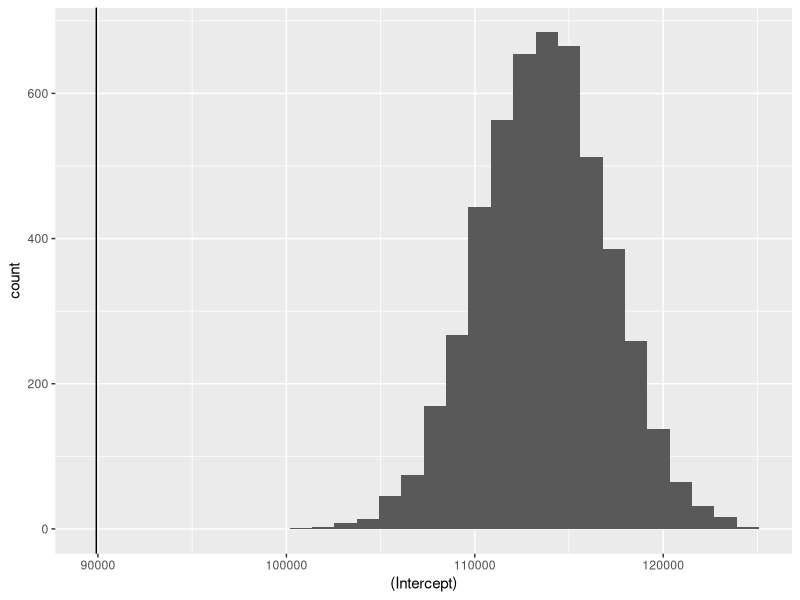
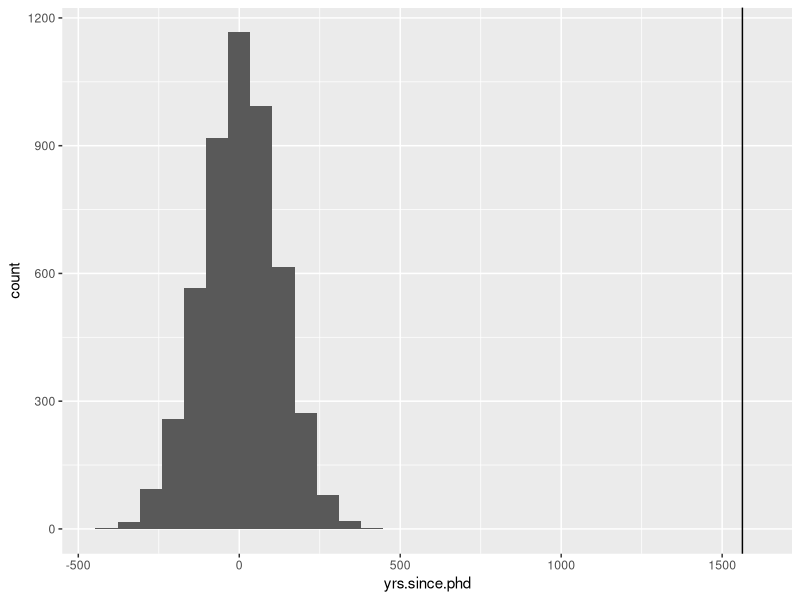
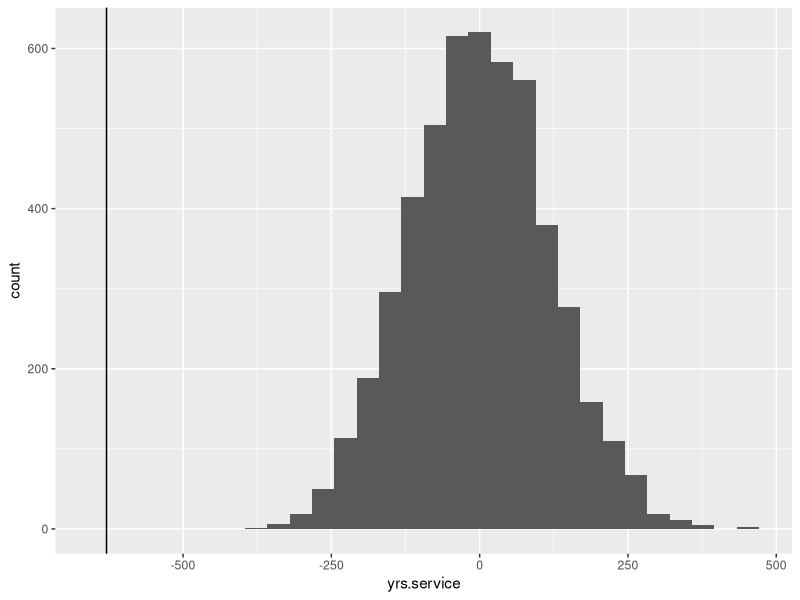

These figures' R source, in order: (Note: this script raises an error after producing the figures.)
## ---- chunk 1
library(tidyverse)
df <- carData::Salaries
## ---- chunk 2
#take a look at what predictors we have for this dataset
names(df)

#run linear model
model_est <- lm(salary ~ yrs.since.phd + yrs.service, df)

#extract coefficient for independent 
est_cof <- summary(model_est)$coefficients[,'Estimate']
est_cof

#number of permutation
n_permutation <- 5000

#empty dataframe to store coefficient
permutation_coef <- tibble(n_iter = NA,
                             .rows = n_permutation)
#for loop for permutation
for (i in 1:n_permutation) {
  #randomly sample without replacement for salary 
  idx_salary <- sample(1:nrow(df), nrow(df), replace = F)
  salary <- df$salary[idx_salary]
  
  #randomly sample without replacement for years since phd 
  idx_yrs.since.phd <- sample(1:nrow(df), nrow(df), replace = F)
  yrs.since.phd <- df$yrs.since.phd[idx_yrs.since.phd]
  
  #randomly sample without replacement for years service 
  idx_yrs.service <- sample(1:nrow(df), nrow(df), replace = F)
  yrs.service <- df$yrs.service[idx_yrs.service]
  
  #run linear model after every iteration
  model_permu <- lm(salary~yrs.since.phd+yrs.service)
  #extract coefficients 
  permu_cof <- summary(model_permu)$coefficients[,'Estimate']

  permutation_coef[i,1] <- i
  
   #save the coefficients in a dataframe with a for loop
  for (j in 1:length(permu_cof)) {
    permutation_coef[i,names(permu_cof)[j]] <- permu_cof[j]
  }
}

#create an empty dataframe to stroe comparisons between permutation statistic and estimate statistic
N <- tibble(n_iter=NA,.rows = n_permutation)
column_names <- c("intercept","yrs.since.phd","yrs.service")
N[,column_names] <- NA

#run a for loop to do comparison and store the logistic values (two-tailed)
for (i in 1:n_permutation) {
  N[i,1] <- i
  N[i,2] <- abs(permutation_coef[i,2]) >= abs(est_cof[1])
  N[i,3] <- abs(permutation_coef[i,3]) >= abs(est_cof[2])
  N[i,4] <- abs(permutation_coef[i,4]) >= abs(est_cof[3])
  }

#compute the p_value
p_permu_intercept <- mean(N$intercept)
p_permu_yrs.since.phd <- mean(N$yrs.since.phd)
p_permu_yrs.service <- mean(N$yrs.service)

#plot the figures
g1 <- ggplot(permutation_coef,aes(x=`(Intercept)`))+ geom_histogram()+ geom_vline(xintercept = est_cof[1])
g2 <- ggplot(permutation_coef,aes(x=yrs.since.phd))+ geom_histogram()+ geom_vline(xintercept = est_cof[2])
g3 <- ggplot(permutation_coef,aes(x=yrs.service))+ geom_histogram()+ geom_vline(xintercept = est_cof[3])

grid.arrange(g1,g2,g3)
